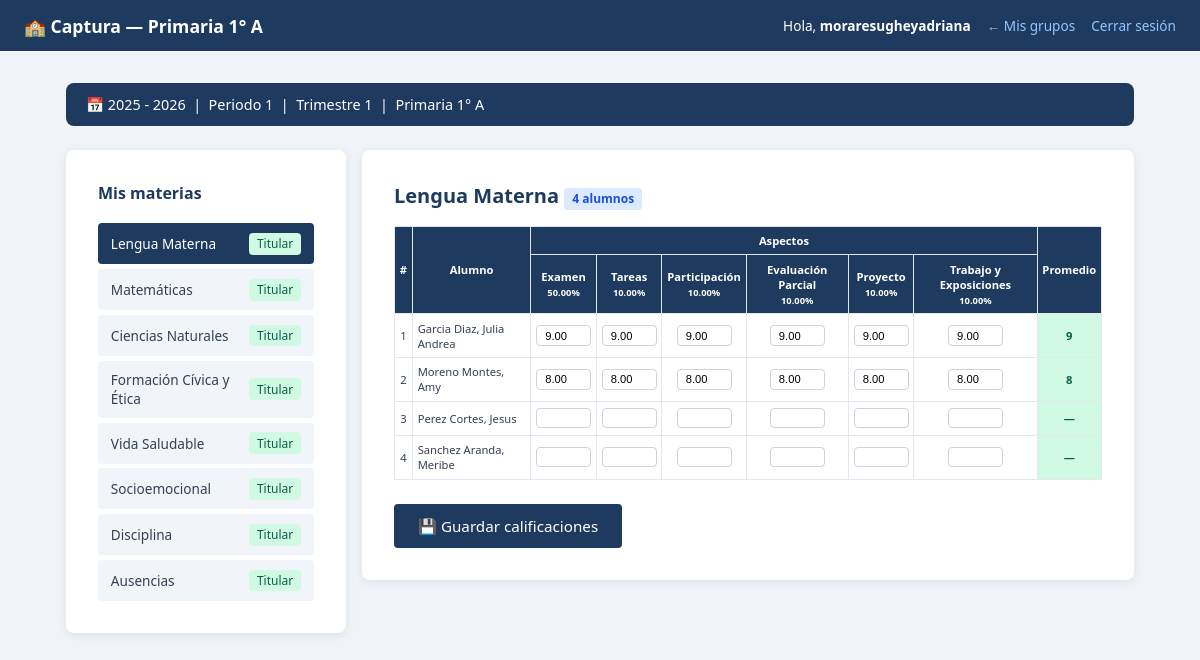
Page /maestro/captura.php?seccion=primaria&grado=1&grupo=A&asignacion_id=346 (signed in) on the committed database.
### tables this page shows
CREATE TABLE `ciclos_escolares` (
  `id` int(10) unsigned NOT NULL AUTO_INCREMENT,
  `nombre` varchar(30) NOT NULL,
  `fecha_inicio` date NOT NULL,
  `fecha_fin` date NOT NULL,
  `activo` tinyint(1) NOT NULL DEFAULT 0,
  `creado_en` timestamp NOT NULL DEFAULT current_timestamp(),
  PRIMARY KEY (`id`),
  UNIQUE KEY `nombre` (`nombre`)
);

CREATE TABLE `periodos_apertura` (
  `id` int(10) unsigned NOT NULL AUTO_INCREMENT,
  `ciclo_id` int(10) unsigned NOT NULL,
  `periodo` tinyint(3) unsigned NOT NULL COMMENT '1 al 6',
  `abierto` tinyint(1) NOT NULL DEFAULT 0,
  `abierto_en` datetime DEFAULT NULL,
  `cerrado_en` datetime DEFAULT NULL,
  PRIMARY KEY (`id`),
  UNIQUE KEY `uk_ciclo_periodo` (`ciclo_id`,`periodo`),
  CONSTRAINT `fk_periodo_ciclo` FOREIGN KEY (`ciclo_id`) REFERENCES `ciclos_escolares` (`id`)
);

CREATE TABLE `asignaciones` (
  `id` int(10) unsigned NOT NULL AUTO_INCREMENT,
  `ciclo_id` int(10) unsigned NOT NULL,
  `materia_id` int(10) unsigned NOT NULL,
  `campo_formativo_id` int(10) unsigned DEFAULT NULL COMMENT 'NULL para Higiene',
  `seccion` enum('maternal','preescolar','primaria','secundaria') NOT NULL,
  `grado` tinyint(3) unsigned NOT NULL,
  `grupo` varchar(10) NOT NULL DEFAULT 'A',
  `orden` tinyint(3) unsigned NOT NULL DEFAULT 0 COMMENT 'Orden en la boleta',
  `activo` tinyint(1) NOT NULL DEFAULT 1,
  `creado_en` datetime NOT NULL DEFAULT current_timestamp(),
  `created_at` timestamp NOT NULL DEFAULT current_timestamp(),
  PRIMARY KEY (`id`),
  UNIQUE KEY `uk_asignacion` (`ciclo_id`,`materia_id`,`seccion`,`grado`,`grupo`),
  KEY `fk_asig_materia` (`materia_id`),
  KEY `fk_asig_campo` (`campo_formativo_id`),
  CONSTRAINT `fk_asig_campo` FOREIGN KEY (`campo_formativo_id`) REFERENCES `campos_formativos` (`id`),
  CONSTRAINT `fk_asig_ciclo` FOREIGN KEY (`ciclo_id`) REFERENCES `ciclos_escolares` (`id`),
  CONSTRAINT `fk_asig_materia` FOREIGN KEY (`materia_id`) REFERENCES `materias` (`id`)
);

CREATE TABLE `materias` (
  `id` int(10) unsigned NOT NULL AUTO_INCREMENT,
  `nombre` varchar(80) NOT NULL,
  `campo_formativo_id` int(10) unsigned DEFAULT NULL,
  `es_ingles` tinyint(1) NOT NULL DEFAULT 0,
  `es_artes` tinyint(1) NOT NULL DEFAULT 0,
  `es_higiene` tinyint(1) NOT NULL DEFAULT 0,
  `es_disciplina` tinyint(1) NOT NULL DEFAULT 0,
  `es_ausencias` tinyint(1) NOT NULL DEFAULT 0,
  `grupo_visual` varchar(30) DEFAULT NULL COMMENT 'base|ciencias|ingles|artes|cocurriculares|higiene|disciplina|ausencias',
  `activo` tinyint(1) NOT NULL DEFAULT 1,
  `creado_en` datetime NOT NULL DEFAULT current_timestamp(),
  PRIMARY KEY (`id`),
  KEY `fk_materia_campo` (`campo_formativo_id`),
  CONSTRAINT `fk_materia_campo` FOREIGN KEY (`campo_formativo_id`) REFERENCES `campos_formativos` (`id`)
);

CREATE TABLE `asignacion_aspectos` (
  `id` int(10) unsigned NOT NULL AUTO_INCREMENT,
  `asignacion_id` int(10) unsigned NOT NULL,
  `nombre` varchar(50) NOT NULL,
  `porcentaje` decimal(5,2) NOT NULL DEFAULT 0.00,
  `orden` tinyint(3) unsigned NOT NULL DEFAULT 0,
  `activo` tinyint(1) NOT NULL DEFAULT 1,
  PRIMARY KEY (`id`),
  UNIQUE KEY `uk_aspecto` (`asignacion_id`,`nombre`),
  CONSTRAINT `asignacion_aspectos_ibfk_1` FOREIGN KEY (`asignacion_id`) REFERENCES `asignaciones` (`id`) ON DELETE CASCADE
);

CREATE TABLE `alumnos` (
  `id` int(10) unsigned NOT NULL AUTO_INCREMENT,
  `user_id` int(10) unsigned NOT NULL,
  `matricula` varchar(25) DEFAULT NULL,
  `nombre` varchar(100) NOT NULL,
  `apellido_paterno` varchar(60) NOT NULL,
  `apellido_materno` varchar(60) DEFAULT NULL,
  `curp` char(18) DEFAULT NULL,
  `fecha_nacimiento` date NOT NULL,
  `fecha_ingreso` date NOT NULL,
  `genero` enum('masculino','femenino','otro') NOT NULL,
  `rol` enum('estudiante') NOT NULL DEFAULT 'estudiante',
  `grado` tinyint(3) unsigned NOT NULL COMMENT '1-6',
  `grupo` enum('A','B','C','D') NOT NULL,
  `seccion` enum('maternal','preescolar','primaria','secundaria') NOT NULL,
  `activo` tinyint(1) NOT NULL DEFAULT 1,
  `creado_en` datetime NOT NULL DEFAULT current_timestamp(),
  `estatus` enum('nuevo_ingreso','reinscripcion','regular','baja') NOT NULL DEFAULT 'regular' COMMENT 'Estatus del alumno',
  `beca_interna` decimal(10,2) NOT NULL DEFAULT 0.00 COMMENT 'Monto de beca interna',
  `beca_externa` decimal(10,2) NOT NULL DEFAULT 0.00 COMMENT 'Monto de beca externa',
  PRIMARY KEY (`id`),
  UNIQUE KEY `user_id` (`user_id`),
  UNIQUE KEY `curp` (`curp`),
  UNIQUE KEY `matricula` (`matricula`),
  KEY `idx_estatus` (`estatus`),
  KEY `idx_beca_interna` (`beca_interna`),
  KEY `idx_beca_externa` (`beca_externa`),
  KEY `idx_fecha_ingreso` (`fecha_ingreso`),
  KEY `idx_apellidos_nombre` (`apellido_paterno`,`apellido_materno`,`nombre`),
  CONSTRAINT `alumnos_ibfk_1` FOREIGN KEY (`user_id`) REFERENCES `users` (`id`) ON DELETE CASCADE
);

CREATE TABLE `calificaciones` (
  `id` int(10) unsigned NOT NULL AUTO_INCREMENT,
  `alumno_id` int(10) unsigned NOT NULL,
  `asignacion_id` int(10) unsigned NOT NULL,
  `aspecto_id` int(10) unsigned NOT NULL,
  `periodo` tinyint(3) unsigned NOT NULL,
  `calificacion` decimal(5,2) DEFAULT NULL,
  `capturado_por` int(10) unsigned NOT NULL,
  `capturado_en` datetime NOT NULL DEFAULT current_timestamp(),
  `actualizado_en` datetime NOT NULL DEFAULT current_timestamp() ON UPDATE current_timestamp(),
  PRIMARY KEY (`id`),
  UNIQUE KEY `uk_calificacion` (`alumno_id`,`asignacion_id`,`aspecto_id`,`periodo`),
  KEY `asignacion_id` (`asignacion_id`),
  KEY `aspecto_id` (`aspecto_id`),
  KEY `capturado_por` (`capturado_por`),
  CONSTRAINT `calificaciones_ibfk_1` FOREIGN KEY (`alumno_id`) REFERENCES `alumnos` (`id`) ON DELETE CASCADE,
  CONSTRAINT `calificaciones_ibfk_2` FOREIGN KEY (`asignacion_id`) REFERENCES `asignaciones` (`id`) ON DELETE CASCADE,
  CONSTRAINT `calificaciones_ibfk_3` FOREIGN KEY (`aspecto_id`) REFERENCES `asignacion_aspectos` (`id`) ON DELETE CASCADE,
  CONSTRAINT `calificaciones_ibfk_4` FOREIGN KEY (`capturado_por`) REFERENCES `profesores` (`id`)
);

### models/CicloModel.php (called while the page is built, shortened)
<?php
class CicloModel {
    private mysqli $db;
    public function __construct(mysqli $db) {
        $this->db = $db;
    }
    public function obtenerActivo(): ?array {
        $res = $this->db->query(
            "SELECT id, nombre, fecha_inicio, fecha_fin
             FROM ciclos_escolares WHERE activo = 1 LIMIT 1"
        );
        return ($res && $res->num_rows > 0) ? $res->fetch_assoc() : null;
    }
}

### models/CalificacionModel.php (called while the page is built, shortened)
<?php
class CalificacionModel {
    private mysqli $db;
    public function __construct(mysqli $db) {
        $this->db = $db;
    }
    public function obtenerGruposDeProfesor(int $profesorId, int $cicloId): array {
        $stmt = $this->db->prepare("
            SELECT DISTINCT a.seccion, a.grado, a.grupo
            FROM asignaciones a
            JOIN asignacion_maestros am ON am.asignacion_id = a.id
            WHERE am.profesor_id = ? AND a.ciclo_id = ? AND a.activo = 1 AND am.activo = 1
            ORDER BY a.seccion, a.grado, a.grupo
        ");
        $stmt->bind_param('ii', $profesorId, $cicloId);
        $stmt->execute();
        return $stmt->get_result()->fetch_all(MYSQLI_ASSOC);
    }
    public function obtenerMateriasDeProfesor(int $profesorId, int $cicloId, string $seccion, int $grado, string $grupo): array {
        $stmt = $this->db->prepare("
            SELECT a.id AS asignacion_id,
                   m.nombre AS materia_nombre,
                   m.es_ingles,
                   m.es_artes,
                   m.es_higiene,
                   m.es_ausencias,
                   am.es_titular
            FROM asignaciones a
            JOIN materias m ON m.id = a.materia_id
            JOIN asignacion_maestros am ON am.asignacion_id = a.id
            WHERE am.profesor_id = ?
              AND a.ciclo_id = ?
              AND a.seccion = ?
              AND a.grado = ?
              AND a.grupo = ?
              AND a.activo = 1
              AND am.activo = 1
            ORDER BY a.orden ASC
        ");
        $stmt->bind_param('iisis', $profesorId, $cicloId, $seccion, $grado, $grupo);
        $stmt->execute();
        return $stmt->get_result()->fetch_all(MYSQLI_ASSOC);
    }
    public function obtenerAspectosPorAsignacion(int $asignacionId): array {
        $stmt = $this->db->prepare("
            SELECT id, nombre, porcentaje, orden
            FROM asignacion_aspectos
            WHERE asignacion_id = ? AND activo = 1
            ORDER BY orden ASC
        ");
        $stmt->bind_param('i', $asignacionId);
        $stmt->execute();
        return $stmt->get_result()->fetch_all(MYSQLI_ASSOC);
    }
    public function obtenerAlumnosConCalificacionesPorAspecto(int $asignacionId, string $seccion, int $grado, string $grupo, int $periodo): array {
        $aspectos = $this->obtenerAspectosPorAsignacion($asignacionId);
        $stmtAl = $this->db->prepare("
            SELECT al.id AS alumno_id,
                   al.nombre, al.apellido_paterno, al.apellido_materno, al.matricula
            FROM alumnos al
            WHERE al.seccion = ? AND al.grado = ? AND al.grupo = ? AND al.activo = 1
            ORDER BY al.apellido_paterno, al.apellido_materno, al.nombre
        ");
        $stmtAl->bind_param('sis', $seccion, $grado, $grupo);
        $stmtAl->execute();
        $alumnos = $stmtAl->get_result()->fetch_all(MYSQLI_ASSOC);
        return ['aspectos' => $aspectos, 'alumnos' => $alumnos];
    }
}

### models/ProfesorModel.php (called while the page is built, shortened)
<?php
class ProfesorModel {
    private mysqli $db;
    public function __construct(mysqli $db, UserModel $userModel) {
        $this->db        = $db;
    }
    public function obtenerPorUserId(int $userId): ?array {
        $stmt = $this->db->prepare(
            "SELECT * FROM profesores WHERE user_id = ? LIMIT 1"
        );
        $stmt->bind_param('i', $userId);
        $stmt->execute();
        $res = $stmt->get_result();
        return $res->num_rows > 0 ? $res->fetch_assoc() : null;
    }
}

### models/PeriodoAperturaModel.php (called while the page is built, shortened)
<?php
class PeriodoAperturaModel {
    private mysqli $db;
    public function __construct(mysqli $db) {
        $this->db = $db;
    }
    public function obtenerAbierto(int $cicloId): ?array {
        $stmt = $this->db->prepare("
            SELECT id, periodo FROM periodos_apertura
            WHERE ciclo_id = ? AND abierto = 1 LIMIT 1
        ");
        $stmt->bind_param('i', $cicloId);
        $stmt->execute();
        $res = $stmt->get_result();
        return $res->num_rows > 0 ? $res->fetch_assoc() : null;
    }
}

### maestro/captura.php (the view, shortened to what this page needs)
<?php
require_once __DIR__ . '/../models/ProfesorModel.php';
require_once __DIR__ . '/../models/CicloModel.php';
require_once __DIR__ . '/../models/PeriodoAperturaModel.php';
require_once __DIR__ . '/../models/CalificacionModel.php';
$db            = getConexion();
$profModelo    = new ProfesorModel($db, new UserModel($db));
$cicloModelo   = new CicloModel($db);
$periodoModelo = new PeriodoAperturaModel($db);
$calModelo     = new CalificacionModel($db);
$profesor = $profModelo->obtenerPorUserId((int)$_SESSION['user_id']);
$cicloActivo    = $cicloModelo->obtenerActivo();
$periodoAbierto = $cicloActivo ? $periodoModelo->obtenerAbierto((int)$cicloActivo['id']) : null;
$seccion = trim($_GET['seccion'] ?? '');
$grado   = (int)($_GET['grado']  ?? 0);
$grupo   = trim($_GET['grupo']   ?? '');
$periodo = (int)$periodoAbierto['periodo'];
$grupos      = $calModelo->obtenerGruposDeProfesor((int)$profesor['id'], (int)$cicloActivo['id']);
$materias = $calModelo->obtenerMateriasDeProfesor(
    (int)$profesor['id'], (int)$cicloActivo['id'], $seccion, $grado, $grupo
);
$materiaActual = null;
$asignacionId  = (int)($_GET['asignacion_id'] ?? $_POST['asignacion_id'] ?? 0);
if ($asignacionId > 0) {
    foreach ($materias as $m) {
        if ((int)$m['asignacion_id'] === $asignacionId) {
            $materiaActual = $m;
            break;
        }
    }
}
$alumnos     = [];
$aspectos    = [];
$esAusencias = false;
if ($materiaActual) {
    if (!empty($materiaActual['es_ausencias'])) {
        $alumnos     = $calModelo->obtenerAusencias(
            (int)$cicloActivo['id'], $periodo, $seccion, $grado, $grupo
        );
        $esAusencias = true;
    } else {
        $data     = $calModelo->obtenerAlumnosConCalificacionesPorAspecto(
            $asignacionId, $seccion, $grado, $grupo, $periodo
        );
        $aspectos = $data['aspectos'];
        $alumnos  = $data['alumnos'];
    }
}
include __DIR__ . '/../includes/header.php';
?>
<main class="container">
  <div class="ciclo-banner">
    <span class="ciclo-banner__label">
      📅 <?= htmlspecialchars($cicloActivo['nombre']) ?>
      &nbsp;|&nbsp; Periodo <?= $periodo ?>
      &nbsp;|&nbsp; Trimestre <?= (int)ceil($periodo / 2) ?>
      &nbsp;|&nbsp; <?= ucfirst($seccion) ?> <?= $grado ?>° <?= $grupo ?>
    </span>
  </div>
  <div class="captura-layout">
    <aside class="materias-sidebar">
      <div class="card">
        <h3 class="section-title" style="font-size:1rem;">Mis materias</h3>
        <nav class="materias-nav">
          <?php foreach ($materias as $m): ?>
            <a href="captura.php?seccion=<?= $seccion ?>&grado=<?= $grado ?>&grupo=<?= $grupo ?>&asignacion_id=<?= $m['asignacion_id'] ?>"
               class="materia-nav-link <?= ((int)$m['asignacion_id'] === $asignacionId) ? 'active' : '' ?>">
              <?= htmlspecialchars($m['materia_nombre']) ?>
              <?php if (!empty($m['es_titular'])): ?>
                <span class="badge badge--active">Titular</span>
              <?php endif; ?>
            </a>
          <?php endforeach; ?>
        </nav>
      </div>
    </aside>
    <section class="captura-main">
      <?php if (!$materiaActual): ?>
        <div class="card">
          <p class="empty-state">Selecciona una materia del menú para capturar calificaciones.</p>
        </div>
      <?php elseif (empty($alumnos)): ?>
        <div class="card">
          <p class="empty-state">No hay alumnos registrados en este grupo.</p>
        </div>
      <?php else: ?>
        <div class="card">
          <h2 class="section-title" style="margin:0 0 1rem;">
            <?= htmlspecialchars($materiaActual['materia_nombre']) ?>
            <span class="badge"><?= count($alumnos) ?> alumnos</span>
          </h2>
          <form method="POST">
            <div class="table-responsive">
              <table class="table-aspectos">
                <thead>
                  <tr>
                    <th rowspan="2">#</th>
                    <th rowspan="2">Alumno</th>
                    <th colspan="<?= count($aspectos) ?>">Aspectos</th>
                    <th rowspan="2">Promedio</th>
                  </tr>
                  <tr>
                    <?php foreach ($aspectos as $asp): ?>
                      <th>
                        <?= htmlspecialchars($asp['nombre']) ?>
                        <?php if (isset($asp['porcentaje'])): ?>
                          <br><small><?= $asp['porcentaje'] ?>%</small>
                        <?php endif; ?>
                      </th>
                    <?php endforeach; ?>
                  </tr>
                </thead>
                <tbody>
                  <?php $counter = 1; foreach ($alumnos as $al): ?>
                  <tr>
                    <td><?= $counter++ ?></td>
                    <td class="alumno-nombre"><?= htmlspecialchars($al['apellido_paterno'] . ' ' . ($al['apellido_materno'] ?? '') . ', ' . $al['nombre']) ?></td>
                    <?php foreach ($aspectos as $asp): ?>
                    <td>
                      <input type="number"
                             name="cal_aspectos[<?= $al['alumno_id'] ?>][<?= $asp['id'] ?>]"
                             value="<?= $al['aspectos'][$asp['id']] ?? '' ?>"
                             min="0" max="10" step="0.1"
                             class="cal-input">
                    </td>
                    <?php endforeach; ?>
                    <td class="promedio-cell"><strong><?= $al['promedio'] ?? '—' ?></strong></td>
                  </tr>
                  <?php endforeach; ?>
                </tbody>
              </table>
            </div>
            <div style="margin-top:1rem;">
              <button type="submit" class="btn">💾 Guardar calificaciones</button>
            </div>
          </form>
        </div>
      <?php endif; ?>
    </section>
  </div>
</main>
<?php include __DIR__ . '/../includes/footer.php'; ?>

### rows in the picture
ciclos_escolares: nombre "2025 - 2026"
periodos_apertura: periodo "1"
asignaciones: materia.nombre "Lengua Materna"
asignaciones: materia.nombre "Matemáticas"
asignaciones: materia.nombre "Ciencias Naturales"
asignaciones: materia.nombre "Formación Cívica y Ética"
asignaciones: materia.nombre "Vida Saludable"
asignaciones: materia.nombre "Socioemocional"
asignaciones: materia.nombre "Disciplina"
asignaciones: materia.nombre "Ausencias"
materias: nombre "Lengua Materna"
asignacion_aspectos: nombre "Examen", porcentaje "50.00", id.calificacion "9.00", id.calificacion "8.00"
asignacion_aspectos: nombre "Tareas", porcentaje "10.00", id.calificacion "9.00", id.calificacion "8.00"
asignacion_aspectos: nombre "Participación", porcentaje "10.00", id.calificacion "9.00", id.calificacion "8.00"
asignacion_aspectos: nombre "Evaluación Parcial", porcentaje "10.00", id.calificacion "9.00", id.calificacion "8.00"
asignacion_aspectos: nombre "Proyecto", porcentaje "10.00", id.calificacion "9.00", id.calificacion "8.00"
asignacion_aspectos: nombre "Trabajo y Exposiciones", porcentaje "10.00", id.calificacion "9.00", id.calificacion "8.00"
alumnos: apellido_paterno+apellido_materno+nombre "Garcia Diaz, Julia Andrea", promedio "9"
alumnos: apellido_paterno+apellido_materno+nombre "Moreno Montes, Amy", promedio "8"
alumnos: apellido_paterno+apellido_materno+nombre "Perez Cortes, Jesus", promedio "—"
alumnos: apellido_paterno+apellido_materno+nombre "Sanchez Aranda, Meribe", promedio "—"

### other values in the picture
$pageTitle "Captura — Primaria 1° A"
$_SESSION['username'] "moraresugheyadriana"
$backLabel "← Mis grupos"
$periodo "1"
ceil($periodo / 2) "1"
$seccion "Primaria"
$grupo "A"
count($alumnos) "4"
